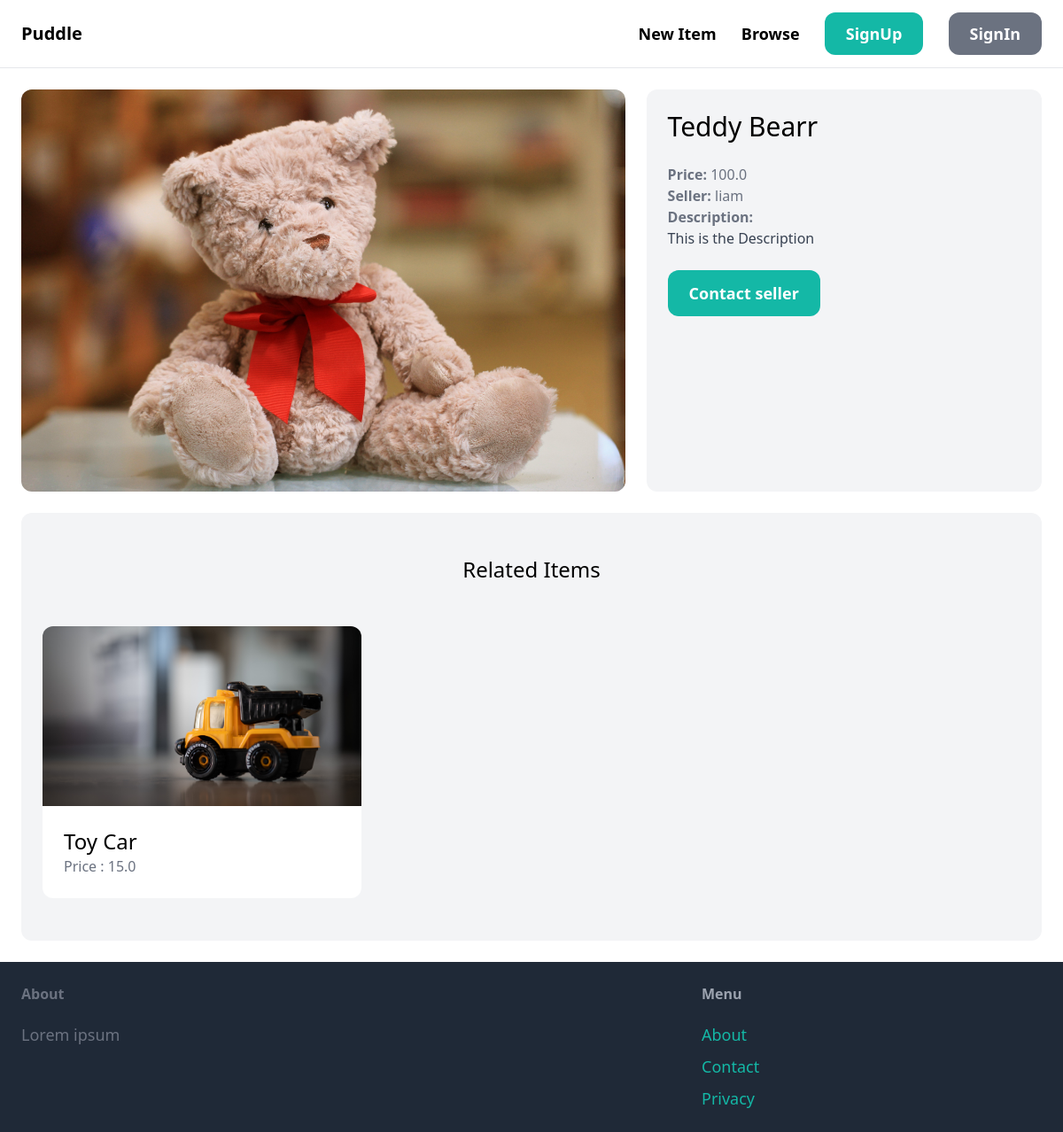
Page /items/1/ on the committed database.
### item/models.py (models this page shows)
class Item(models.Model):
    category = models.ForeignKey(Category, related_name='items',on_delete=models.CASCADE)
    name = models.CharField(max_length=255)
    description = models.TextField(blank=True,null=True)
    price = models.FloatField()
    image = models.ImageField(upload_to='item_images',blank=True,null=True)
    is_sold = models.BooleanField(default=True)
    created_by = models.ForeignKey(User, related_name='items',on_delete=models.CASCADE)
    created_at = models.DateTimeField(auto_now_add=True)
    def __str__(self):
        return self.name

### item/views.py (the view)
# urls.py: path('<int:pk>/',views.detail,name='detail'),
def detail(request,pk):
    item = get_object_or_404(Item,pk=pk)
    related_items = Item.objects.filter(category = item.category , is_sold = False).exclude(pk=pk)[0:3]
    print(related_items)
    return render(request, 'item/detail.html',{
        'item':item,
        'related_items':related_items
    })

### item/templates/item/detail.html (shortened to what this page needs)
{%extends 'core/base.html' %}
{%block content%}
<div class="grid grid-cols-5 gap-6">
    <div class="col-span-3">
        <img src="{{ item.image.url }}" class="rounded-xl">
    </div>
    <div class="col-span-2 p-6 bg-gray-100 rounded-xl">
        <h1 class="mb-6 text-3xl">{{ item.name }}</h1>
        <p class="text-gray-500"><strong>Price: </strong>{{ item.price }}</p>
        <p class="text-gray-500"><strong>Seller: </strong>{{ item.created_by.username }}</p>
        {% if item.description %}
            <p class="text-gray-700">
                <strong class="text-gray-500">Description:</strong><br>
                {{ item.description }}
            </p>
        {% endif %}
        {% if request.user == item.created_by %}
            <div class="mt-6 p-6 bg-white rounded-xl">
                <p>This is your item!</p>
                <a href="{% url 'item:edit' item.id %}" class="inline-block mt-6 px-6 py-3 text-lg font-semibold bg-teal-500 text-white rounded-xl">Edit</a>
                <a href="{% url 'item:delete' item.id %}" class="inline-block mt-6 px-6 py-3 text-lg font-semibold bg-red-500 text-white rounded-xl">Delete</a>
            </div>
        {% else %}
            <a href="{% url 'conversation:new' item.id %}" class="inline-block mt-6 px-6 py-3 text-lg font-semibold bg-teal-500 text-white rounded-xl hover:bg-teal-700">Contact seller</a>
        {% endif %}</div>
</div>
<div class="mt-6 py-12 px-6 bg-gray-100 rounded-xl">
    <h2 class="mb-12 text-2xl text-center">Related Items</h2>
    <div class="grid grid-cols-3 gap-3">
        {% for item in related_items %}
        <div>
            <a href="{% url 'item:detail' item.id %}">
                <div>
                    <img src = "{{item.image.url}}" class="rounded-t-xl">
                </div>
                <div class="p-6 bg-white rounded-b-xl">
                    <h2 class="text-2xl">{{item.name}}</h2>
                    <p class="text-gray-500">Price : {{item.price}}</p>
                </div>
            </a>
        </div>
        {%endfor%}
    </div>
</div>
{%endblock%}

### rows in the picture
Item: image (picture), name "Teddy Bearr", price "100.0", created_by.username "liam", description "This is the Description"
Item: image (picture), name "Toy Car", price "15.0"
